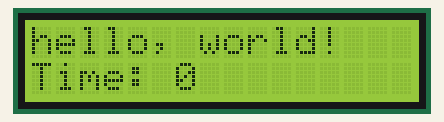
Simulated run of this sketch. Board: ESP32. Shown: 16×2 character LCD.

Above: at 0.1 s.
At 7.1 s:
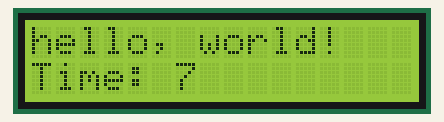
At 13.1 s:
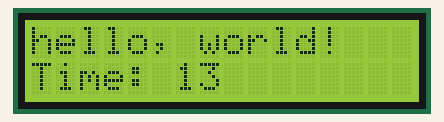
At 19.1 s:
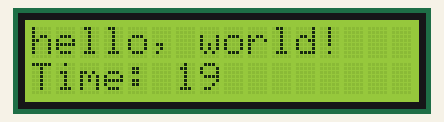
At 28.1 s:
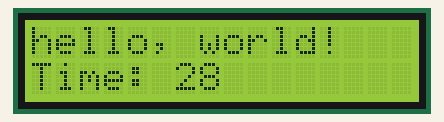
At 38.1 s:
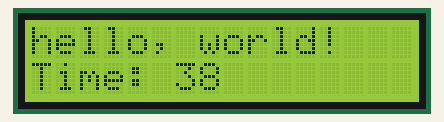

The sketch:

first_stepss.ino
```cpp
#include <Arduino.h>
#include <Wire.h>
#include <LiquidCrystal_I2C.h>

LiquidCrystal_I2C lcd(0x27, 16, 2);

void setup() {
  Wire.begin(21, 22);
  lcd.init();
  lcd.backlight();
  lcd.setCursor(0, 0);
  lcd.print("hello, world!");
}

void loop() {
  lcd.setCursor(0, 1);
  lcd.print("Time: ");
  lcd.print(millis() / 1000);
  lcd.print("   ");
  delay(100);
}
```

Measured:
- what the display in image 1 shows lasts 1.1 s, from 7.0 s to 8.1 s
- what the display in image 2 shows lasts 1.0 s, from 13.1 s to 14.1 s
